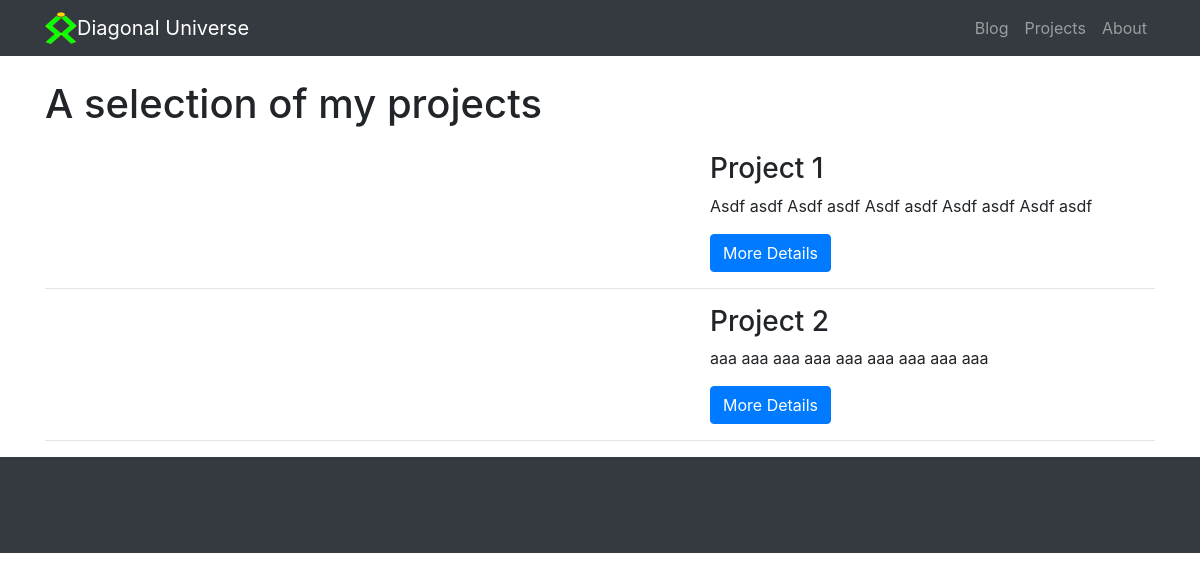
The app's page /projects with its own data.
### projects/models.py (models this page shows)
class Project(models.Model):
    projectName = models.CharField(max_length=100, default="No title")
    slug = models.SlugField(max_length=100, default="None")
    shortDescription = models.TextField(max_length=300, default="No short description")
    longDescription = models.TextField(max_length=300, default="No short description")
    date = models.DateField(default=datetime.now)
    link = models.CharField(max_length=100, default="No link given")
    pic1 = models.CharField(max_length=100, default="No image")
    pic1Description = models.CharField(max_length=100, default="Description of picture")
    pic2 = models.CharField(max_length=100, default="No image")
    pic2Description = models.CharField(max_length=100, default="Description of picture")
    pic3 = models.CharField(max_length=100, default="No image")
    pic3Description = models.CharField(max_length=100, default="Description of picture")

### projects/views.py (the view)
# urls.py: path("", views.project_list, name="project_list"),
def project_list(request):
    projects = Project.objects.all()
    return render(request, "projects/project_list.html", {'projects': projects})

### projects/templates/projects/project_list.html (shortened to what this page needs)
{% extends 'base.html' %}
{% block project_list %}
<div class="container">
    <h1 class="my-4">A selection of my projects
    </h1>
    {% for project in projects %}
    <div class="row">
        <div class="col-md-7">
        </div>
        <div class="col-md-5">
            <h3>{{ project.projectName }}</h3>
            <p>{{ project.shortDescription }}</p>
            <a class="btn btn-primary" href="{% url 'project_detail' slug=project.slug %}">More Details</a>
        </div>
    </div>
    <hr>
    {% endfor %}
</div>
{% endblock %}

### static/css/blog-post.css (style rules this page uses)
body { padding-top: 56px; }

### records on screen
Project: projectName "Project 1", shortDescription "Asdf asdf Asdf asdf Asdf asdf Asdf asdf Asdf asdf"
Project: projectName "Project 2", shortDescription "aaa aaa aaa aaa aaa aaa aaa aaa aaa"
